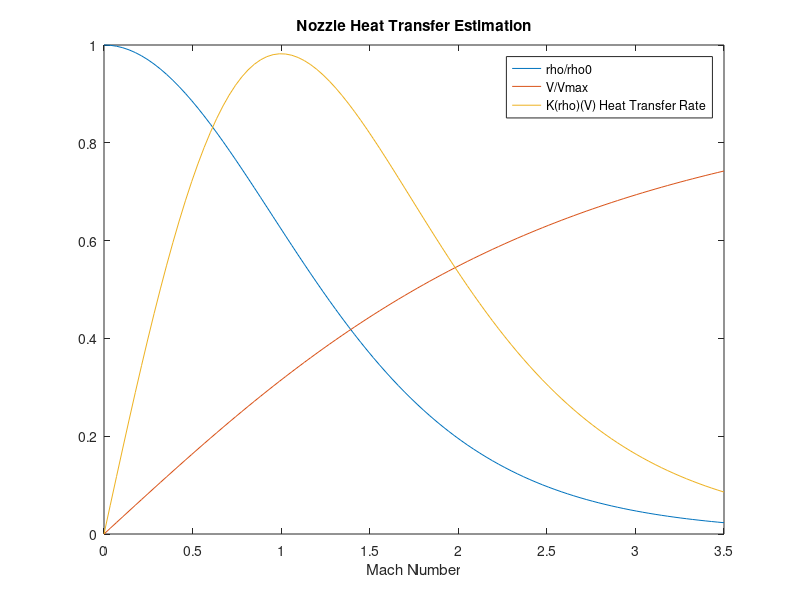

MATLAB code to generate this figure:
% Zane Grothe
% AERO 6526
% HW 5
% 3/31/21

% Problem #3

clear all
close all
clc

% Givens----------

cf=0.0035;
cp=20.8;
Pr=0.7;
gam=1.24;
hg=4600;
Me=3;
k=5;

% Equations----------

M=linspace(0,3.5);
rho_r=(1+(gam-1)/2*M.^2).^(-1/(gam-1));
v_r=M/Me.*(1+(gam-1)/2*M.^2).^(-1/2);

plot(M,rho_r,M,v_r,M,rho_r.*v_r.*k)
xlabel('Mach Number')
title('Nozzle Heat Transfer Estimation')
legend('rho/rho0','V/Vmax','K(rho)(V) Heat Transfer Rate')


